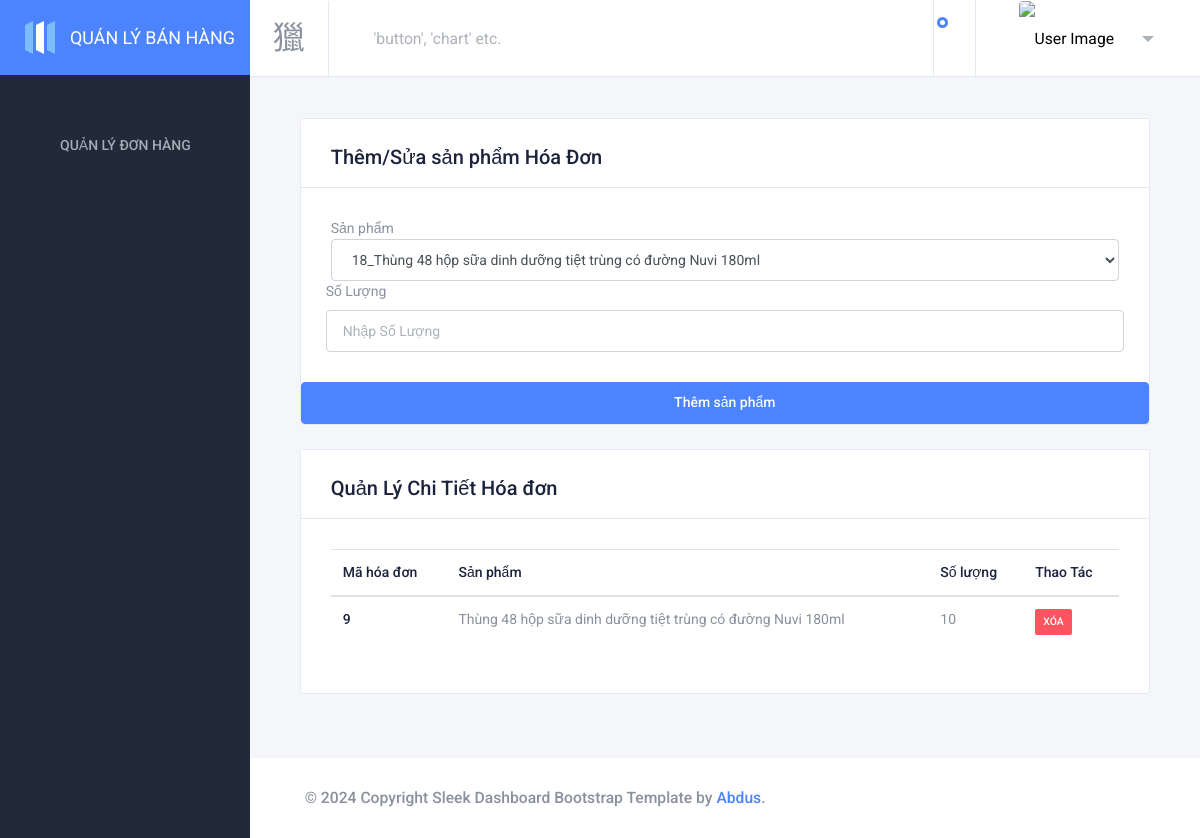
/admin/themHD.php?id_HD=9, run on the app's committed database.
### tables this page shows
CREATE TABLE `chitiet_hd` (
  `MaHD` int(11) NOT NULL,
  `id_product` int(11) NOT NULL,
  `Soluong` int(11) NOT NULL
);

CREATE TABLE `products` (
  `id_product` int(11) NOT NULL,
  `name_product` varchar(255) DEFAULT NULL,
  `image_product1` varchar(255) DEFAULT NULL,
  `image_product2` varchar(255) DEFAULT NULL,
  `image_product3` varchar(255) DEFAULT NULL,
  `price` float DEFAULT NULL,
  `sale` float DEFAULT NULL,
  `des` varchar(1000) DEFAULT NULL,
  `countView` int(11) DEFAULT 0,
  `detail` text DEFAULT NULL,
  `amountProduct` int(11) DEFAULT NULL,
  `id_brand` int(11) DEFAULT NULL,
  `id_productStatus` int(11) DEFAULT NULL,
  `id_sizeProduct` int(11) DEFAULT NULL,
  `id_colorProduct` int(11) DEFAULT NULL
);

### config/action.php (called while the page is built, shortened)
<?php
$update_brand = false;
$sdt_HD = "";

### admin/themHD.php (the view, shortened to what this page needs)
<?php
include '../config/action.php';
?>
<!DOCTYPE html>
<html lang="en" dir="ltr">
<head>
    <link href="https://cdn.materialdesignicons.com/3.0.39/css/materialdesignicons.min.css" rel="stylesheet" />
    <link href="assets/plugins/toaster/toastr.min.css" rel="stylesheet" />
    <link href="assets/plugins/nprogress/nprogress.css" rel="stylesheet" />
    <link href="assets/plugins/flag-icons/css/flag-icon.min.css" rel="stylesheet" />
    <link href="assets/plugins/jvectormap/jquery-jvectormap-2.0.3.css" rel="stylesheet" />
    <link href="assets/plugins/ladda/ladda.min.css" rel="stylesheet" />
    <link href="assets/plugins/select2/css/select2.min.css" rel="stylesheet" />
    <link href="assets/plugins/daterangepicker/daterangepicker.css" rel="stylesheet" />
    <link id="sleek-css" rel="stylesheet" href="assets/css/sleek.css" />
</head>
<body class="sidebar-fixed sidebar-dark header-light header-fixed" id="body">
    <div class="wrapper">
        <?php include_once './nav.php' ?>
        <div class="page-wrapper">
            <?php include_once './header.php' ?>
            <div class="content-wrapper">
                <div class="content">
                    <div class="row">
                        <div class="col-lg-12">
                            <div class="card card-default">
                                <div class="card-header card-header-border-bottom">
                                    <h2>Thêm/Sửa sản phẩm Hóa Đơn</h2>
                                </div>
                                <div class="card-body">
                                    <form action="" enctype="multipart/form-data" method="post">
                                        <div class="form-row">
                                            <div class="col-md-12 mb-12">
                                                <input type="hidden" name="id_HD" value="<?php echo $_GET['id_HD'] ?>" <label>Sản phẩm</label>
                                                <?php $query = 'SELECT * FROM products';
                                                $stmt = $conn->prepare($query);
                                                $stmt->execute();
                                                $result = $stmt->get_result();
                                                ?>
                                                <select class="form-control" name="id_sanpham" id="exampleFormControlSelect3">
                                                    <?php while ($row = $result->fetch_assoc()) { ?>
                                                        <option value="<?= $row['id_product'] ?>"><?php echo $row['id_product'] . '_' . $row['name_product'] ?></option>
                                                    <?php } ?>
                                                </select>
                                            </div>
                                            <label>Số lượng</label>
                                            <input type="number" class="form-control" name="Soluong" placeholder="Nhập Số Lượng" value="<?= $sdt_HD; ?>" required="">
                                        </div>
                                </div>
                                <?php if ($update_brand == true) { ?>
                                    <input type="submit" name="updateSP_HD" class="btn btn-success btn-block" value="Xác Nhận Cập Nhật">
                                <?php } else { ?>
                                    <input type="submit" name="insertSP_HD" class="btn btn-primary btn-block" value="Thêm sản phẩm">
                                <?php } ?>
                            </div>
                        </div>
                    </div>
                    <div class="row">
                        <?php
                        $id = $_GET['id_HD'];
                        $query = "SELECT MaHD,name_product as Ten,Soluong,chitiet_hd.id_product FROM chitiet_hd, products WHERE chitiet_hd.id_product=products.id_product and MaHD=$id order by MaHD";
                        $stmt = $conn->prepare($query);
                        $stmt->execute();
                        $result = $stmt->get_result();
                        ?>
                        <div class="col-lg-12">
                            <div class="card card-default">
                                <div class="card-header card-header-border-bottom">
                                    <h2>Quản Lý Chi Tiết Hóa đơn</h2>
                                </div>
                                <div class="card-body">
                                    <table class="table " id="showAllUser">
                                        <thead>
                                            <tr>
                                                <th scope="col">Mã hóa đơn</th>
                                                <th scope="col">Sản phẩm</th>
                                                <th scope="col">Số lượng</th>
                                                <th scope="col">Thao Tác</th>
                                            </tr>
                                        </thead>
                                        <tbody>
                                            <?php while ($row = $result->fetch_assoc()) { ?>
                                                <tr>
                                                    <td><?php echo $row['MaHD'] ?></td>
                                                    <td><?php echo $row['Ten'] ?></td>
                                                    <td><?php echo $row['Soluong'] ?></td>
                                                    <td>
                                                        <a href="../config/action.php?deleteCT_HD=<?= $row['MaHD']; ?>&&id_sp=<?= $row['id_product'] ?>" class="badge badge-danger p-2" onclick="return confirm('Do you want delete this record?');">Xóa</a>
                                                    </td>
                                                </tr>
                                            <?php } ?>
                                        </tbody>
                                    </table>
                                </div>
                            </div>
                        </div>
                    </div>
                </div>
                <footer class="footer mt-auto">
                    <div class="copyright bg-white">
                        <p>
                            &copy; <span id="copy-year">2019</span> Copyright Sleek Dashboard Bootstrap Template by
                            <a class="text-primary" href="http://www.iamabdus.com/" target="_blank">Abdus</a>.
                        </p>
                    </div>
                </footer>
            </div>
        </div>
    </div>
    <link rel="stylesheet" type="text/css" href="https://cdn.datatables.net/v/bs4/dt-1.10.22/datatables.min.css" />
</body>
</html>

### data on the page
chitiet_hd: MaHD "9", id_product.name_product "Thùng 48 hộp sữa dinh dưỡng tiệt trùng có đường Nuvi 180ml", Soluong "10"

### other printed values
form field id_sanpham "18_Thùng 48 hộp sữa dinh dưỡng tiệt trùng có đường Nuvi 180ml"
